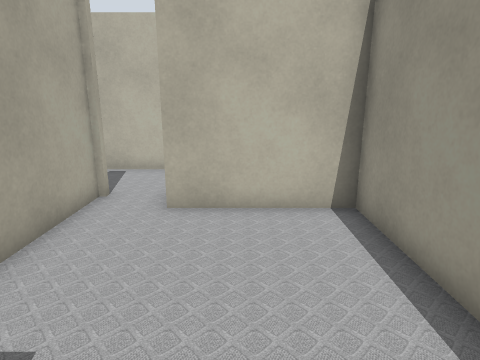
View 1 (above)

18 first-person views from a walk through a robot-simulator world made for Gazebo. The camera is 1.3 m above the floor, tilts 14° down and sees 75° across. Floor lines are 1 m apart. The floor is counted in squares, 0.5 m on a side. Each view is taken from the middle of a square. On the plan, view 1 faces up. The plan holds only what a view shows up to about 20 squares ahead; the rest is blank. The place goes on beyond the plan. Robots are left out. Simple patterns stand in for the simulator's built-in surfaces. Some stock models are drawn as simple stand-ins. Some surface patterns are stand-ins.

View 2
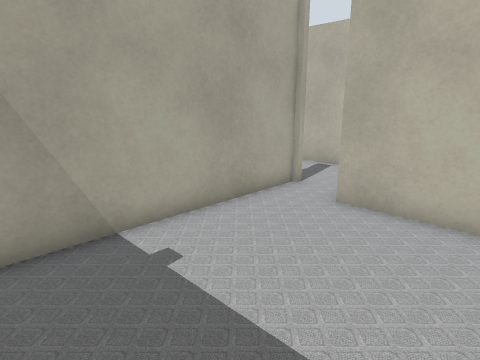

View 3
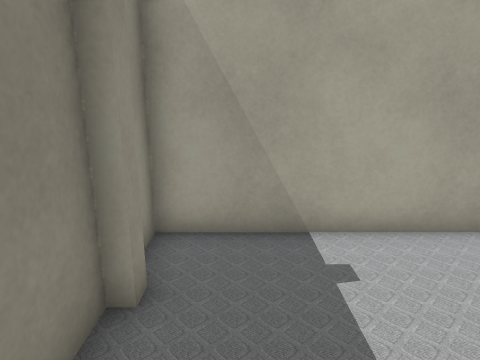

View 4
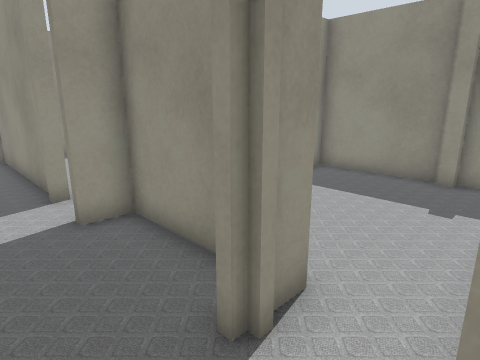

View 5
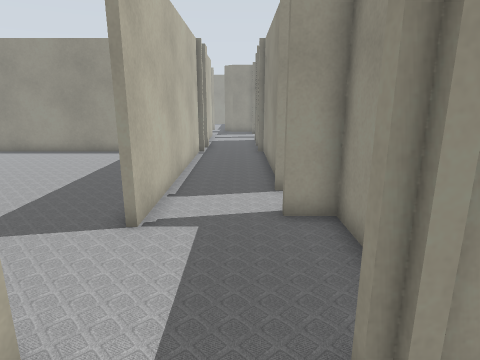

View 6
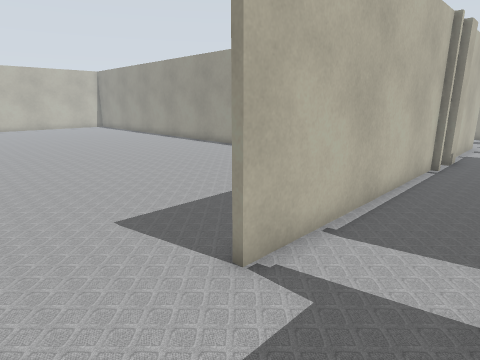

View 7
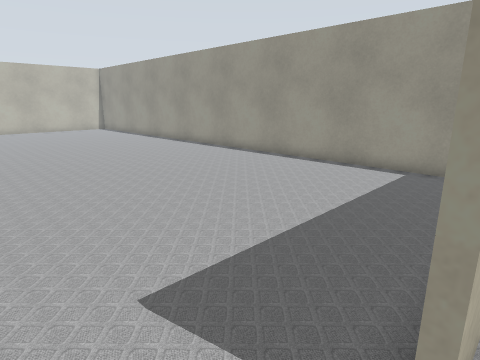

View 8
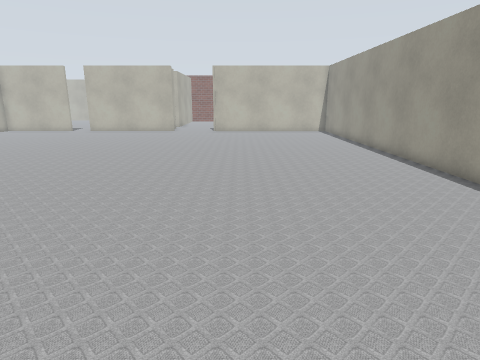

View 9
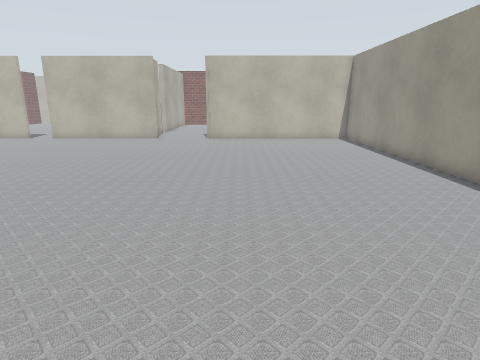

View 10
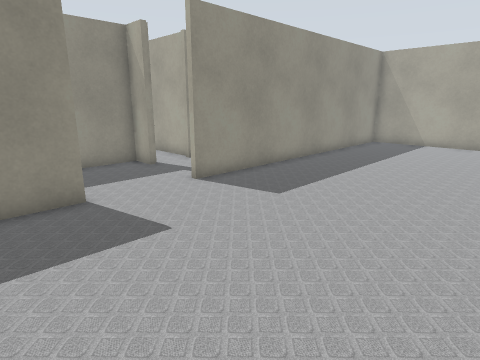

View 11
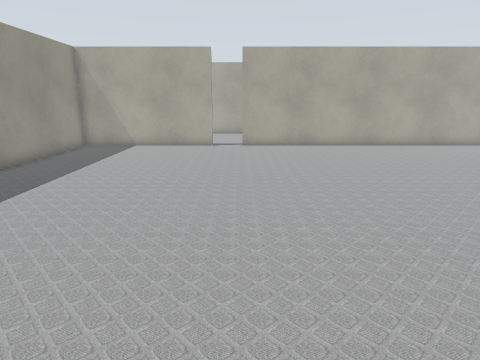

View 12
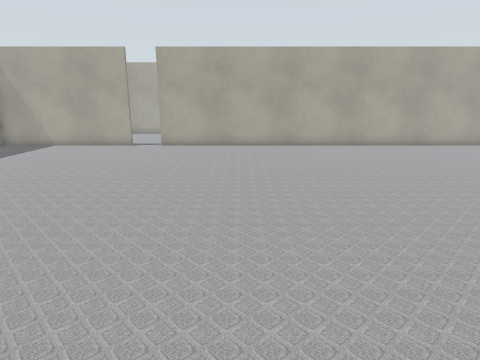

View 13
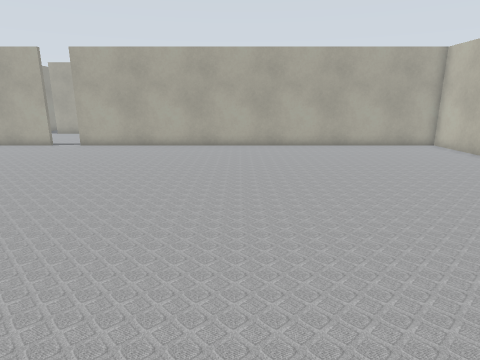

View 14
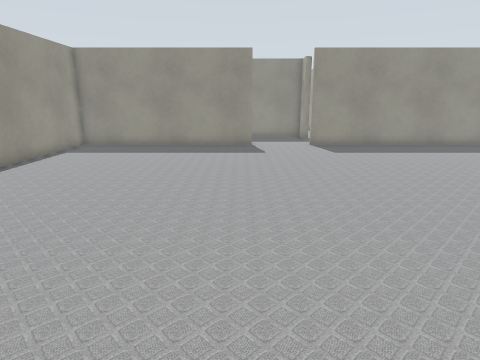

View 15
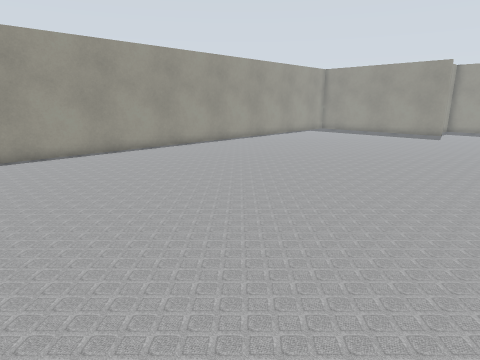

View 16
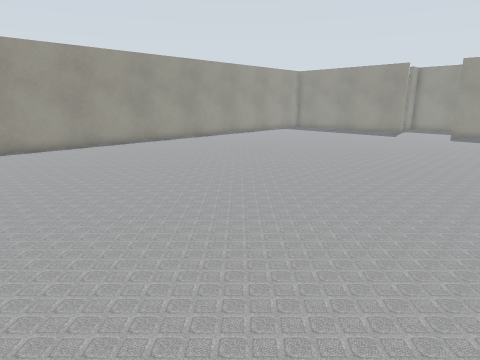

View 17
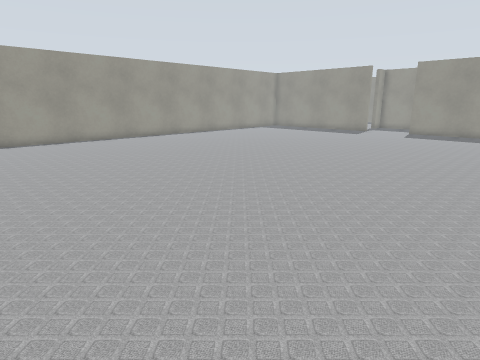

View 18
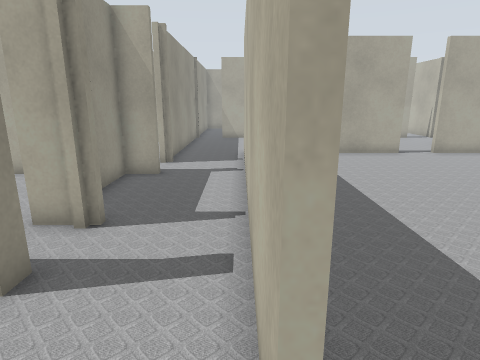

### Floor plan
Ten units are one square. View 1 is at (0, 0); x grows to the right and y downward. Boxes are objects, and circles mark ways between rooms. Rooms are numbered by the first view taken in them; rooms with no view inside come last. Other rooms are left out.
<svg viewBox="-180 -420 360 432">
<path fill="none" stroke="#000" d="M29 -32 29 -75 -18 -75M-40 -65 -40 7 -20 7 -20 3 -16 3 -16 7 29 7 29 2M-114 -90 -114 -77 -92 -77M-149 -122 -158 -122M-45 -87 -40 -87M-34 -122 -128 -122M-175 -87 -151 -87M-16 -90 -16 -77 29 -77 29 -90M34 -122 22 -122M22 -125 128 -125 128 -415M-163 -204 -163 -125 -14 -125M-163 -415 -163 -221M129 -122 34 -122M61 -87 128 -87M51 -84 51 -90M154 -119 142 -119M175 -122 169 -122M-40 -87 -40 -65M-18 -75 -18 -84M-14 -122 -34 -122"/>
<circle cx="-30" cy="-75" r="3" fill="#2a7"/>
<circle cx="-40" cy="-100" r="3" fill="#2a7"/>
<circle cx="5" cy="-120" r="3" fill="#2a7"/>
<circle cx="30" cy="-100" r="3" fill="#2a7"/>
<circle cx="-20" cy="-100" r="3" fill="#2a7"/>
<text x="-10" y="-30">1</text>
<text x="-100" y="-100">2</text>
<text x="10" y="-100">3</text>
<text x="-20" y="-270">4</text>
<text x="100" y="-100">5</text>
<text x="-30" y="-90">6</text>
</svg>
Room 1 opens to room 6. Room 2 opens to room 6. Room 3 opens to room 4. Room 3 opens to room 5. Room 3 opens to room 6.

Where each view was taken, in squares from view 1:
view 1: 0 up, 0 right, facing up
view 2: 0 up, 2 right, facing up-left
view 3: 1 up, 2 right, facing left
view 4: 11 up, 4 left, facing down-right
view 5: 10 up, 4 left, facing right
view 6: 9 up, 1 left, facing up-right
view 7: 12 up, 0 right, facing up-right
view 8: 15 up, 5 right, facing up
view 9: 21 up, 5 right, facing up
view 10: 21 up, 5 right, facing down-left
view 11: 22 up, 3 right, facing left
view 12: 27 up, 3 right, facing left
view 13: 32 up, 3 right, facing left
view 14: 32 up, 3 right, facing down
view 15: 41 up, 4 left, facing down-right
view 16: 41 up, 7 left, facing down-right
view 17: 41 up, 10 left, facing down-right
view 18: 12 up, 0 right, facing left
